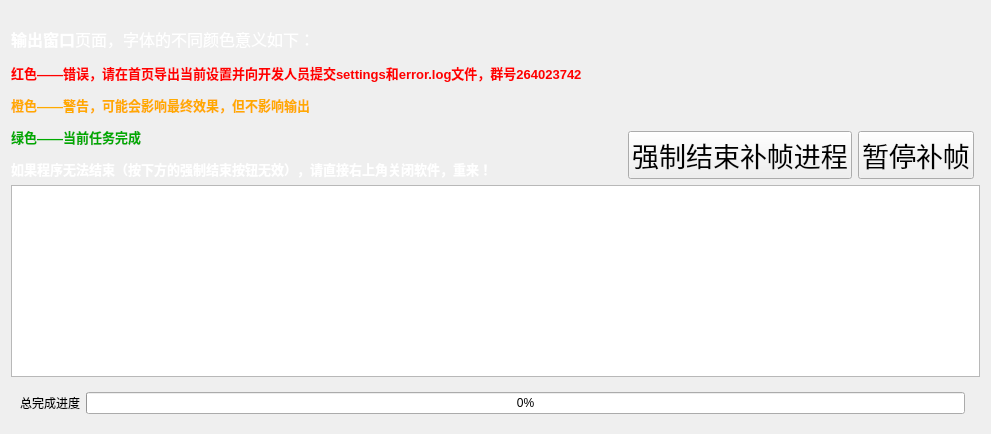
         <widget class="QWidget" name="step3">
          <property name="acceptDrops">
           <bool>true</bool>
          </property>
          <property name="whatsThis">
           <string/>
          </property>
          <attribute name="title">
           <string>输出</string>
          </attribute>
          <layout class="QGridLayout" name="gridLayout_24">
           <item row="0" column="0">
            <layout class="QGridLayout" name="gridLayout_8">
             <item row="2" column="0" rowspan="2" colspan="2">
              <widget class="MyTextWidget" name="OptionCheck">
               <property name="sizePolicy">
                <sizepolicy hsizetype="Expanding" vsizetype="Expanding">
                 <horstretch>0</horstretch>
                 <verstretch>0</verstretch>
                </sizepolicy>
               </property>
               <property name="autoFormatting">
                <set>QTextEdit::AutoAll</set>
               </property>
               <property name="readOnly">
                <bool>true</bool>
               </property>
               <property name="html">
                <string>&lt;!DOCTYPE HTML PUBLIC &quot;-//W3C//DTD HTML 4.0//EN&quot; &quot;http://www.w3.org/TR/REC-html40/strict.dtd&quot;&gt;
&lt;html&gt;&lt;head&gt;&lt;meta name=&quot;qrichtext&quot; content=&quot;1&quot; /&gt;&lt;style type=&quot;text/css&quot;&gt;
p, li { white-space: pre-wrap; }
&lt;/style&gt;&lt;/head&gt;&lt;body style=&quot; font-family:'SimSun'; font-size:9pt; font-weight:400; font-style:normal;&quot;&gt;
&lt;p style=&quot;-qt-paragraph-type:empty; margin-top:12px; margin-bottom:12px; margin-left:0px; margin-right:0px; -qt-block-indent:0; text-indent:0px;&quot;&gt;&lt;br /&gt;&lt;/p&gt;&lt;/body&gt;&lt;/html&gt;</string>
               </property>
              </widget>
             </item>
             <item row="4" column="0">
              <widget class="QWidget" name="ProgressBarVisibleControl" native="true">
               <property name="sizePolicy">
                <sizepolicy hsizetype="Preferred" vsizetype="Fixed">
                 <horstretch>0</horstretch>
                 <verstretch>0</verstretch>
                </sizepolicy>
               </property>
               <layout class="QHBoxLayout" name="horizontalLayout_5">
                <item>
                 <widget class="QLabel" name="label_17">
                  <property name="sizePolicy">
                   <sizepolicy hsizetype="Preferred" vsizetype="Fixed">
                    <horstretch>0</horstretch>
                    <verstretch>0</verstretch>
                   </sizepolicy>
                  </property>
                  <property name="text">
                   <string>总完成进度</string>
                  </property>
                 </widget>
                </item>
                <item>
                 <widget class="QProgressBar" name="progressBar">
                  <property name="sizePolicy">
                   <sizepolicy hsizetype="Expanding" vsizetype="Fixed">
                    <horstretch>0</horstretch>
                    <verstretch>0</verstretch>
                   </sizepolicy>
                  </property>
                  <property name="maximum">
                   <number>100</number>
                  </property>
                  <property name="value">
                   <number>0</number>
                  </property>
                 </widget>
                </item>
               </layout>
              </widget>
             </item>
             <item row="1" column="0">
              <layout class="QGridLayout" name="gridLayout_33">
               <item row="0" column="0">
                <widget class="QLabel" name="label_15">
                 <property name="sizePolicy">
                  <sizepolicy hsizetype="Maximum" vsizetype="Preferred">
                   <horstretch>0</horstretch>
                   <verstretch>0</verstretch>
                  </sizepolicy>
                 </property>
                 <property name="text">
                  <string>&lt;html&gt;&lt;head/&gt;&lt;body&gt;&lt;p&gt;&lt;span style=&quot; font-size:12pt; font-weight:600; color:#ffffff;&quot;&gt;输出窗口&lt;/span&gt;&lt;span style=&quot; font-size:12pt; color:#ffffff;&quot;&gt;页面，字体的不同颜色意义如下：&lt;/span&gt;&lt;/p&gt;&lt;p&gt;&lt;span style=&quot; font-size:10pt; font-weight:600; color:#ff0000;&quot;&gt;红色——错误，请在首页导出当前设置并向开发人员提交settings和error.log文件，群号264023742&lt;/span&gt;&lt;/p&gt;&lt;p&gt;&lt;span style=&quot; font-size:10pt; font-weight:600; color:#ffaa00;&quot;&gt;橙色——警告，可能会影响最终效果，但不影响输出&lt;/span&gt;&lt;/p&gt;&lt;p&gt;&lt;span style=&quot; font-size:10pt; font-weight:600; color:#00aa00;&quot;&gt;绿色——当前任务完成&lt;/span&gt;&lt;/p&gt;&lt;p&gt;&lt;span style=&quot; font-size:10pt; font-weight:600; color:#ffffff;&quot;&gt;如果程序无法结束（按下方的强制结束按钮无效），请直接右上角关闭软件，重来！&lt;/span&gt;&lt;/p&gt;&lt;/body&gt;&lt;/html&gt;</string>
                 </property>
                 <property name="alignment">
                  <set>Qt::AlignBottom|Qt::AlignLeading|Qt::AlignLeft</set>
                 </property>
                </widget>
               </item>
               <item row="0" column="1">
                <layout class="QVBoxLayout" name="verticalLayout_2">
                 <item>
                  <spacer name="verticalSpacer_3">
                   <property name="orientation">
                    <enum>Qt::Vertical</enum>
                   </property>
                   <property name="sizeType">
                    <enum>QSizePolicy::Fixed</enum>
                   </property>
                   <property name="sizeHint" stdset="0">
                    <size>
                     <width>20</width>
                     <height>120</height>
                    </size>
                   </property>
                  </spacer>
                 </item>
                 <item>
                  <layout class="QHBoxLayout" name="horizontalLayout_3">
                   <item>
                    <spacer name="horizontalSpacer">
                     <property name="orientation">
                      <enum>Qt::Horizontal</enum>
                     </property>
                     <property name="sizeType">
                      <enum>QSizePolicy::Expanding</enum>
                     </property>
                     <property name="sizeHint" stdset="0">
                      <size>
                       <width>40</width>
                       <height>20</height>
                      </size>
                     </property>
                    </spacer>
                   </item>
                   <item>
                    <widget class="QPushButton" name="KillProcButton">
                     <property name="sizePolicy">
                      <sizepolicy hsizetype="Minimum" vsizetype="Fixed">
                       <horstretch>0</horstretch>
                       <verstretch>0</verstretch>
                      </sizepolicy>
                     </property>
                     <property name="font">
                      <font>
                       <family>Abril Fatface</family>
                       <pointsize>20</pointsize>
                      </font>
                     </property>
                     <property name="text">
                      <string>强制结束补帧进程</string>
                     </property>
                    </widget>
                   </item>
                   <item>
                    <widget class="QPushButton" name="PauseProcess">
                     <property name="sizePolicy">
                      <sizepolicy hsizetype="Minimum" vsizetype="Fixed">
                       <horstretch>0</horstretch>
                       <verstretch>0</verstretch>
                      </sizepolicy>
                     </property>
                     <property name="font">
                      <font>
                       <family>Abril Fatface</family>
                       <pointsize>20</pointsize>
                      </font>
                     </property>
                     <property name="text">
                      <string>暂停补帧</string>
                     </property>
                    </widget>
                   </item>
                  </layout>
                 </item>
                </layout>
               </item>
              </layout>
             </item>
            </layout>
           </item>
          </layout>
         </widget>
